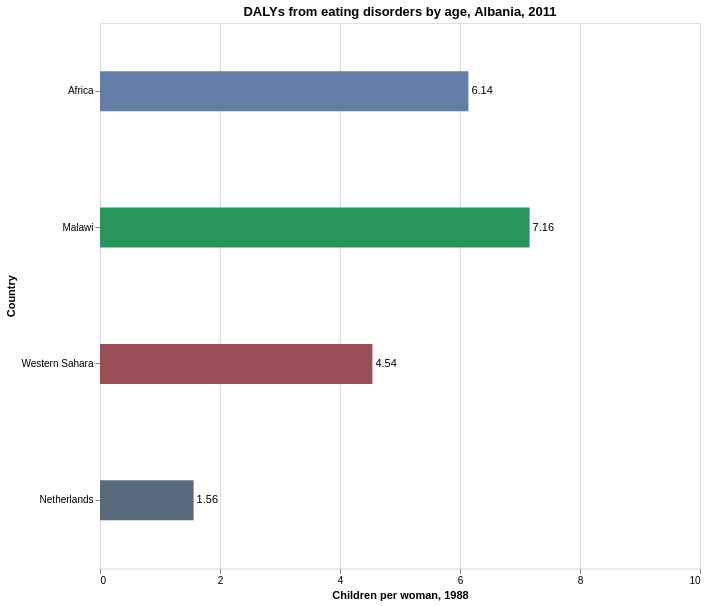

Here is the Vega-Lite specification saved for this chart:
### Vega-Lite specification from a JSON file in a GitHub repository (floating-point values rounded to 4 significant figures)
{"$schema": "https://vega.github.io/schema/vega-lite/v5.json", "vconcat": [{"title": "DALYs from eating disorders by age, Albania, 2011", "description": "Comparing the DALYs from eating disorders across different age groups in Albania in 2011.", "width": 600, "height": 545.4, "data": {"values": [{"Country": "Malawi", "Children per woman, 1988": 7.16}, {"Country": "Africa", "Children per woman, 1988": 6.14}, {"Country": "Western Sahara", "Children per woman, 1988": 4.54}, {"Country": "Netherlands", "Children per woman, 1988": 1.56}]}, "encoding": {"y": {"field": "Country", "type": "ordinal", "sort": ["Africa", "Malawi", "Western Sahara", "Netherlands"], "axis": {"grid": false, "tickCount": 4, "domain": false}}, "x": {"field": "Children per woman, 1988", "type": "quantitative", "axis": {"grid": true, "tickCount": 5, "domain": false}, "scale": {"domain": [0, 10]}}}, "layer": [{"mark": {"type": "bar"}, "encoding": {"color": {"field": "Country", "type": "nominal", "legend": null, "condition": {"test": "datum.Country === 'none'", "value": "#000000"}, "scale": {"domain": ["Malawi", "Africa", "Western Sahara", "Netherlands"], "range": ["#27955c", "#637ca8", "#9a4f57", "#596a7d"]}}, "opacity": {"condition": {"test": "datum.Country === 'none'", "value": 1}, "value": 1}, "size": {"condition": {"test": "datum.Country === 'none'", "value": 30}, "value": 40}}}, {"mark": {"type": "text", "align": "left", "baseline": "middle", "dx": 3, "dy": 0, "angle": 0, "fontSize": 11, "fontStyle": "normal", "fontWeight": "normal", "color": "black", "opacity": 1}, "encoding": {"text": {"field": "Children per woman, 1988", "type": "quantitative"}, "color": {"value": "#000000"}}}]}], "name": "0882"}
